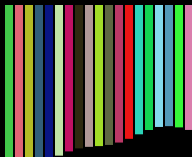
Frame 1 (no input)
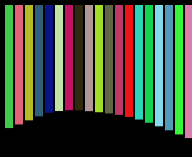
Frame 60 (the mouse pressed at the canvas centre just before this capture)
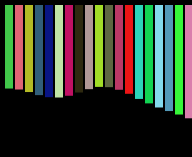
Frame 120 (the mouse held since frame 60 and released just before this capture)

The Processing sketch that drew these frames (run headless with seeded random() and noise(); from frame 60 on, the mouse is pressed at the canvas centre):

// Processing sketch: processing_88881
// ── processing_88881.pde

/*
Trabajo hecho por Carlos Cevallos Manzano de "Centre d'Estudis Roca". El 
*/ 
int[] colores;


void setup() {
  size(192, 157); 
  background(0); 
  frameRate(25);
  noStroke();
  smooth();
  fill(255);
   
  colores = new color[50];
  for(int i = 0; i < colores.length; i++){
    colores[i] = color(random(255), random(255), random(255));
    
  }

}


void draw () {
 background(0);
  for(int i = 0; i < colores.length; i++){
    for(int j = 0; j < colores.length; j++) {
      fill(colores[(j+300/5)%colores.length]);
      rect(5 + j * 10, 5 + i * 5 * (noise((frameCount-j)*0.025)), 8, 15);
    }
  }
 
}
